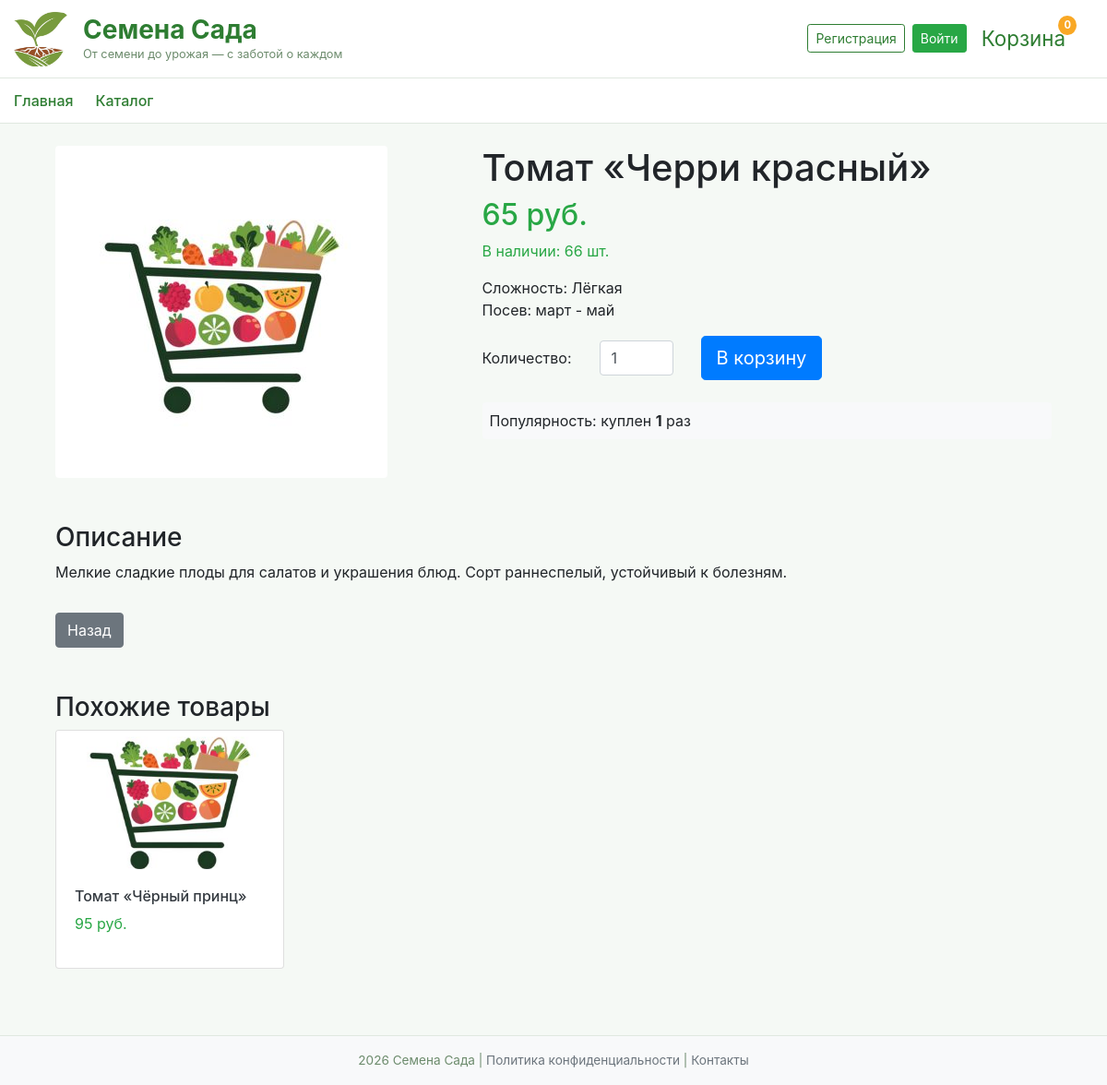
Page /product/1 on the committed database.
### data/products.py (models this page shows)
class Product(SqlAlchemyBase, SerializerMixin):
    __tablename__ = 'products'
    serialize_only = ('id', 'name', 'category_id', 'category.name', 'price', 'stock',
                      'image_path', 'description', 'sowing_month_start', 'sowing_month_end',
                      'difficulty', 'modified_date', 'order_items')
    id = sqlalchemy.Column(sqlalchemy.Integer, primary_key=True, autoincrement=True)
    name = sqlalchemy.Column(sqlalchemy.String)
    category_id = sqlalchemy.Column(sqlalchemy.Integer, sqlalchemy.ForeignKey('categories.id'))
    price = sqlalchemy.Column(sqlalchemy.Integer)
    stock = sqlalchemy.Column(sqlalchemy.Integer)
    image_path = sqlalchemy.Column(sqlalchemy.String)
    description = sqlalchemy.Column(sqlalchemy.String)
    sowing_month_start = sqlalchemy.Column(sqlalchemy.Integer)
    sowing_month_end = sqlalchemy.Column(sqlalchemy.Integer)
    difficulty = sqlalchemy.Column(sqlalchemy.String)
    modified_date = sqlalchemy.Column(sqlalchemy.DateTime, default=datetime.datetime.now)
    order_items = orm.relationship("OrderItem", back_populates='product')
    category = orm.relationship("Category")

### main.py (the view)
@app.route('/product/<int:product_id>')
def product_card(product_id):
    with create_session() as db_sess:
        product = db_sess.get(Product, product_id)
        popularity_count = db_sess.query(OrderItem).filter(OrderItem.product_id == product.id).count()
        similar_products = db_sess.query(Product).filter(
            Product.category_id == product.category_id,
            Product.id != product.id).limit(4).all()
    return render_template('product_card.html', title='Карточка товара',
                           product=product, popularity_count=popularity_count, similar_products=similar_products)

### data/db_session.py (called while the page is built)
def create_session() -> Session:
    global __factory
    return __factory()

### main.py (called while the page is built)
@app.context_processor
def cart_count():
    cart = session.get('cart', {})
    count = sum(cart.values())
    return dict(cart_count=count)

### templates/product_card.html (shortened to what this page needs)
{% extends "base.html" %} {% block content %}
<div class="container mt-4">
  <div class="row">
    <div class="col-md-5">
      <img
        src="/{{ product.image_path }}"
        class="img-fluid rounded"
        alt="{{ product.name }}"
      />
    </div>
    <div class="col-md-7">
      <h1>{{ product.name }}</h1>
      <h2 class="text-success">{{ product.price }} руб.</h2>
      {% if product.stock > 0 %}
      <p class="text-success">В наличии: {{ product.stock }} шт.</p>
      {% else %}
      <p class="text-danger">Нет в наличии</p>
      {% endif %}
      <ul class="list-unstyled">
        <li>
          Сложность: {% if product.difficulty == 'easy' %}Лёгкая {% elif
          product.difficulty == 'medium' %}Средняя {% else %}Сложная{% endif %}
        </li>
        <li>
          {% set months = ['январь', 'февраль', 'март', 'апрель', 'май', 'июнь',
          'июль', 'август', 'сентябрь', 'октябрь', 'ноябрь', 'декабрь'] %}
          Посев: {% if product.sowing_month_start and product.sowing_month_end
          %} {{ months[product.sowing_month_start - 1] }} - {{
          months[product.sowing_month_end - 1] }} {% else %} Информация
          отсутствует {% endif %}
        </li>
      </ul>
      <form method="POST" action="/cart/add/{{ product.id }}" class="mt-3">
        <div class="row g-2 align-items-center">
          <div class="col-auto">
            <label for="quantity" class="col-form-label">Количество:</label>
          </div>
          <div class="col-auto">
            <input
              type="number"
              name="quantity"
              id="quantity"
              value="1"
              min="1"
              max="{{ product.stock }}"
              class="form-control"
              style="width: 80px"
            />
          </div>
          <div class="col-auto">
            <button type="submit" class="btn btn-primary btn-lg">
              В корзину
            </button>
          </div>
        </div>
      </form>
      <div class="mt-4 p-2 bg-light rounded">
        Популярность: куплен <strong>{{ popularity_count }}</strong> раз
      </div>
    </div>
  </div>
  <div class="row mt-5">
    <div class="col-12">
      <h3>Описание</h3>
      <p>{{ product.description }}</p>
    </div>
  </div>
  {% set back_url = request.args.get('next', request.referrer or '/catalog') %}
  <a href="{{ back_url }}" class="btn btn-secondary mt-3">Назад </a>
  {% if similar_products %}
  <div class="row mt-5">
    <div class="col-12">
      <h3>Похожие товары</h3>
    </div>
    {% for similar in similar_products %}
    <div class="col-md-3 col-sm-6 mb-4">
      <div class="card h-100">
        <a href="/product/{{ similar.id }}?next={{ request.url | urlencode }}">
          <img
            src="/{{ similar.image_path }}"
            class="card-img-top"
            alt="{{ similar.name }}"
            style="height: 150px; object-fit: cover"
          />
        </a>
        <div class="card-body">
          <a
            href="/product/{{ similar.id }}?next={{ request.url | urlencode }}"
            class="text-decoration-none text-dark"
          >
            <h6>{{ similar.name }}</h6>
          </a>
          <p class="text-success">{{ similar.price }} руб.</p>
        </div>
      </div>
    </div>
    {% endfor %}
  </div>
  {% endif %}
</div>
{% endblock %}

### static/css/style.css (style rules this page uses)
body { background-color: #f5f9f5; }

### rows in the picture
Product: image_path (placeholder picture), name "Томат «Черри красный»", price "65", stock "66", sowing_month_start "март", sowing_month_end "май", description "Мелкие сладкие плоды для салатов и украшения блюд. Сорт раннеспелый, устойчивый к болезням."
Product: image_path (placeholder picture), name "Томат «Чёрный принц»", price "95"

### other values in the picture
{{ cart_count|default(0) }} "0"
{{ popularity_count }} "1"
